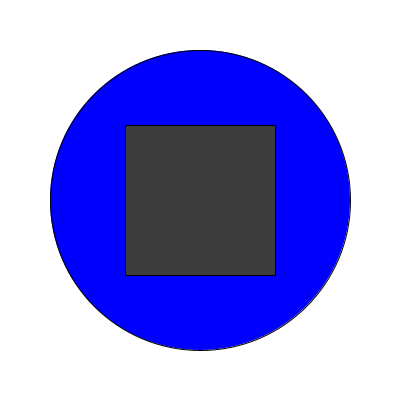
Frame 1 (no input)
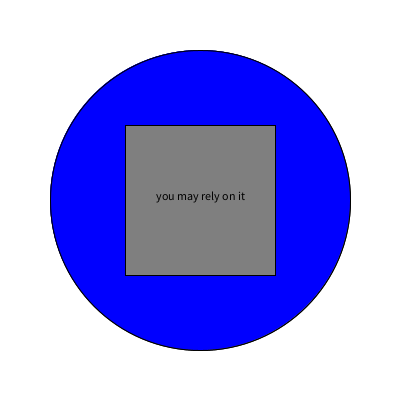
Frame 2 (the mouse pressed at the canvas centre, redrawn once)

The Processing sketch that drew these frames (run headless with seeded random() and noise(); the mouse was pressed at the canvas centre and the sketch redrawn once):

// Processing sketch: processing_79279
// ── processing_79279.pde

//Bozhong H. Magic Eight Ball CP1 14-15
int a=60;
int i=0;
boolean mode = false;
String[] lines = {
  "outlook not so good", 
  "don't count on it", 
  "my sources say no", 
  "without a doubt", 
  "reply hazy", "try again", 
  "it is certain", 
  "my reply is no", 
  "as I see it yes", 
  "most likely", 
  "you may rely on it", 
  "cannot predict now", 
  "better not tell you now", 
  "very doubtful", 
  "outlook good", 
  "yes definitely", 
  "concentrate and ask again"
};
void setup()
{
  size(400, 400);
  background(255);
  noLoop();
}
void draw()
{

  ball();
  button();
  words();
}
void button()
{
  fill(a);
  stroke(0);
  rectMode(CENTER);
  rect(200, 200, 150, 150);
}
void mousePressed()
{
  if(mouseX>100&&mouseX<250&&mouseY>125&&mouseY<275)
  {
  a=127;
  mode=true;
  redraw();
  }
}
void mouseReleased()
{
  a=60;
  mode=false;
  redraw();
}
void ball()
{
  fill(0, 0, 255);
  ellipse(200, 200, 300, 300);
}
void words()
{
  if (mode==true)
  {
    i=int(random(17));
    textAlign(CENTER);
    fill(0);
    text(lines[i], 200, 200);
  }
}
